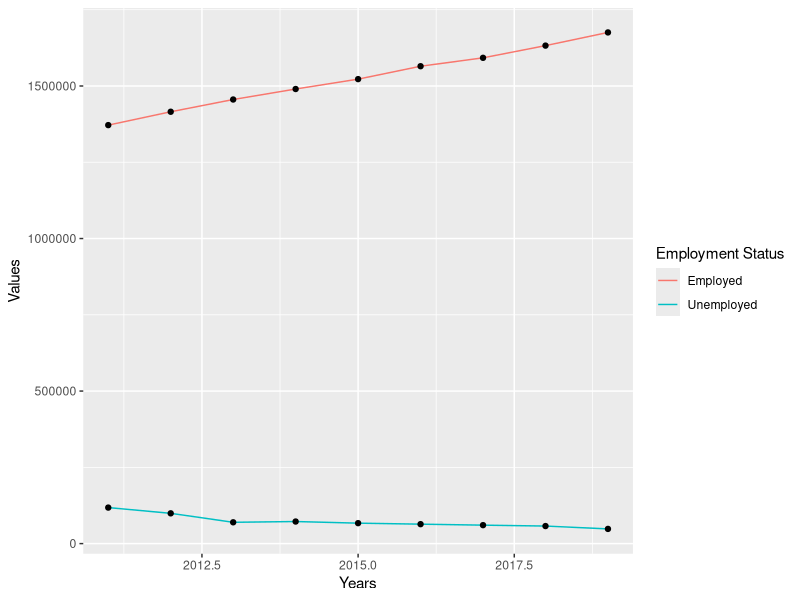

Source code (R):
# Brittney Oeur

library(dplyr)
library(stringr)
library(ggplot2)

# Calls the unified dataset
df <- read.csv("unifiedData.csv")

# Creates a new data frame
df_combined <- data.frame(
  Year = c(df$Year),
  combined_employment = c(df$Employment, df$Unemployment),
  Topic = c(df$Topic.Desc),
  Measure = c(df$Measure.Desc),
  LaborForce = c(df$Labor.Force),
  EmployRate = c(df$Employment.Rate),
  UnemployRate = c(df$Unemployment.Rate)
)

# Checks to see if the values are equal to those who are employed
df_combined$EmploymentStatus <- df_combined$combined_employment == df$Employment

# If they are employed, set them as 'Employed,' else, 'Unemployed'
df_combined$EmploymentStatus <- ifelse(df_combined$EmploymentStatus, "Employed", "Unemployed")

# Switches columns so that it shows the employment status first then the number of those who are employed or unemployed
df_combined <- df_combined[, c("Year", "EmploymentStatus", "Topic", "Measure", "LaborForce", "combined_employment", "EmployRate", "UnemployRate")]

# Group_by the selected columns:
selected_employed <- group_by(df_combined, Year, EmploymentStatus)

# Will change this dataframe later
# Gets the average of number of people who are employed and unemployed
mean_value <- summarize(selected_employed, avg_employment = mean(combined_employment))

# Will edit more of this later
# Graph for 'change over time'
change_over_time_emp <- ggplot(data = mean_value, aes(x = Year, y = avg_employment)) +
  geom_line(aes(col = EmploymentStatus)) +
  geom_point() +
  labs(y = "Values", x = "Years", color = "Employment Status")

#write.csv(mean_value, "change_over_time.csv", row.names = FALSE)

plot(change_over_time_emp)

# change_df <- read.csv("change_over_time.csv")
